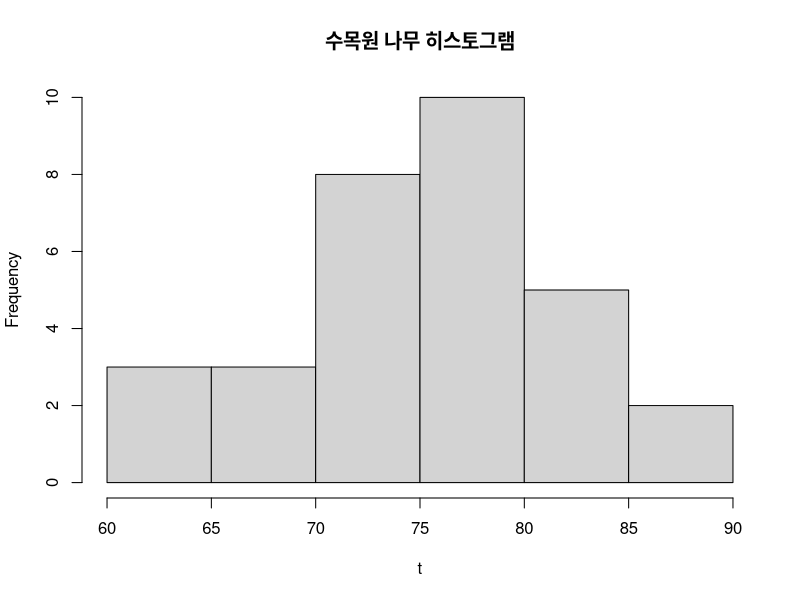
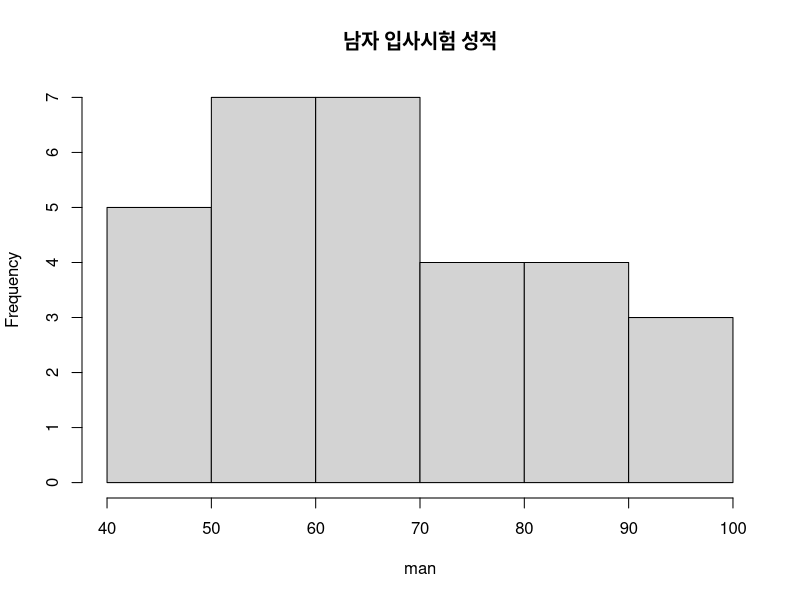
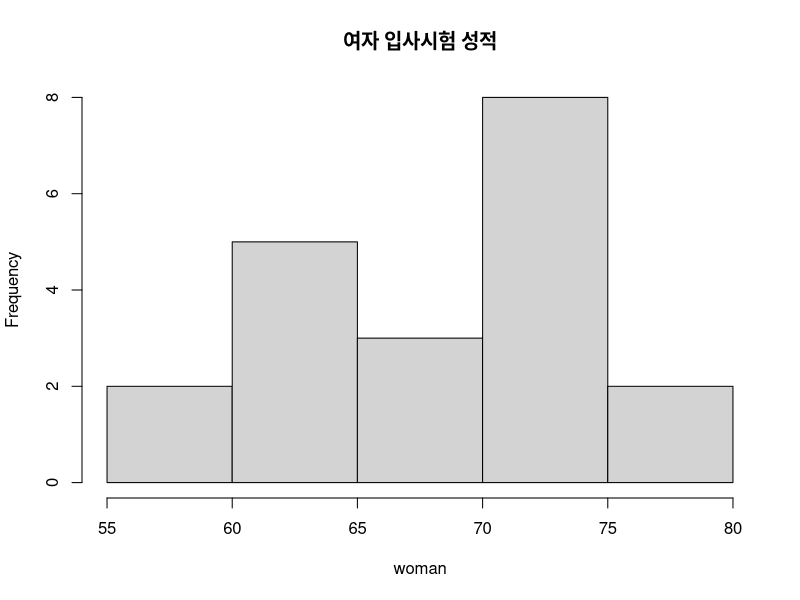

These figures' R source, in order:
t <- c(70, 65, 63, 72, 81, 83, 66, 75, 80, 75, 79, 76, 76, 69, 75, 74, 85, 86, 71, 64, 78, 80, 74, 72, 77, 81, 82, 80, 80, 80, 87)

table(t)

hist(t, main = "수목원 나무 히스토그램" )

stem(t, 1)

man <-c(49, 58, 62, 86, 82, 72, 40, 52, 65, 45, 56, 60, 48, 50, 64, 93, 85, 70, 97, 80, 78, 58, 60, 67, 58, 62, 69, 98, 80, 88)

hist(man, main = "남자 입사시험 성적")

woman <-c(60, 68, 72, 72, 66, 67, 65, 61, 75, 62, 78, 72, 62, 79, 64, 71, 74, 74, 58, 73)

hist(woman, main="여자 입사시험 성적")

mean(man)

sd(man)

cv1 = 100*sd(man)/mean(man) # 남자 입사시섬 성적의 변이계수

print(cv1)
